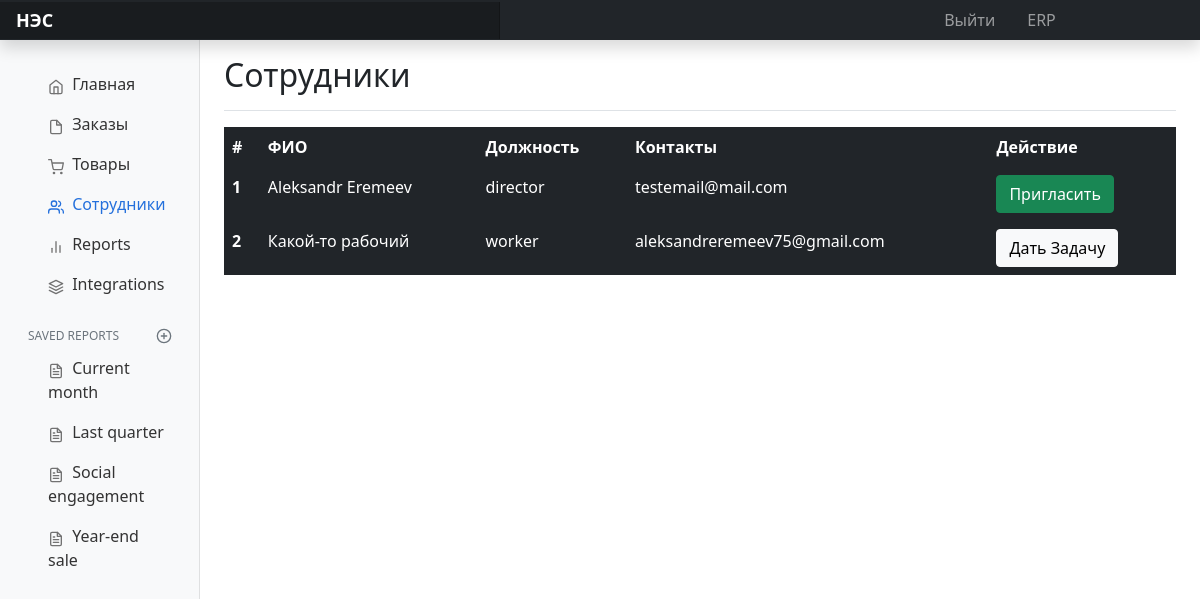
/customers/ (signed in), run on an earlier commit of the app's database.
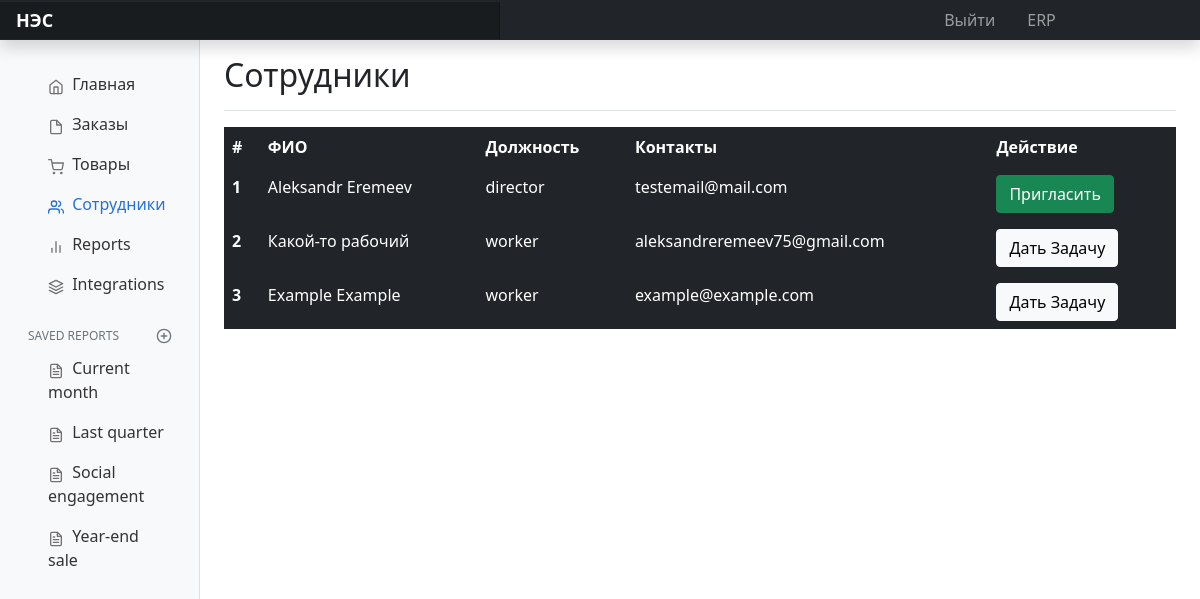
And on a later commit of the database.
### erp/models/CustomUser.py (models this page shows, shortened)
class CustomUser(AbstractBaseUser, PermissionsMixin):
    email = models.EmailField(unique=True)
    first_name = models.CharField(max_length=30)
    last_name = models.CharField(max_length=30)
    is_active = models.BooleanField(default=True)
    is_staff = models.BooleanField(default=False)
    factory = models.ForeignKey(Factory, on_delete=models.CASCADE, null=True, blank=True)
    ROLE_CHOICES = (
        ('director', 'Директор'),
        ('worker', 'Рабочий'),
    )
    role = models.CharField(max_length=20, choices=ROLE_CHOICES, default='worker')
    subordinates = models.ManyToManyField('self', symmetrical=False, blank=True)
    objects = CustomUserManager()
    USERNAME_FIELD = 'email'
    REQUIRED_FIELDS = ['first_name', 'last_name']
    def get_full_name(self):
        return f"{self.first_name} {self.last_name}"
    class Meta:
        permissions = (("can_view_custom_user", "Can view custom user"),)
        swappable = "AUTH_USER_MODEL"

### erp/views.py (the view)
# urls.py: path("customers/", views.customers, name='customers'),
def customers(request):
    user = request.user
    return render(request,'erp/erpCustomers.html',{'user': user})

### erp/templates/erp/erpCustomers.html (shortened to what this page needs)
{% extends 'base.html' %}
{% load static %}
{% block link %}
<link rel="stylesheet" href="{% static 'erp/css/nes_ani.css' %}">
<link rel="stylesheet" href="{% static 'erp/css/erpCustomers.css' %}">
<link rel="stylesheet" href="https://cdn.plot.ly/plotly-latest.min.css">
<link href="https://cdn.jsdelivr.net/npm/bootstrap@5.0.2/dist/css/bootstrap.min.css" rel="stylesheet">
{% endblock %}
{% block content %}
<main>
    <div class="container-fluid">
        <div class="row">
          <nav id="sidebarMenu" class="col-md-3 col-lg-2 d-md-block bg-light sidebar collapse">
            <div class="position-sticky pt-3">
              <ul class="nav flex-column">
                <li class="nav-item">
                  <a class="nav-link" aria-current="page" href="{% url 'erp' %}">
                    <span data-feather="home"></span>
                    Главная
                  </a>
                </li>
                <li class="nav-item">
                  <a class="nav-link" href="#">
                    <span data-feather="file"></span>
                    Заказы
                  </a>
                </li>
                <li class="nav-item">
                  <a class="nav-link" href="#">
                    <span data-feather="shopping-cart"></span>
                    Товары
                  </a>
                </li>
                <li class="nav-item">
                  <a class="nav-link active" href="{% url 'customers' %}">
                    <span data-feather="users"></span>
                    Сотрудники
                  </a>
                </li>
                <li class="nav-item">
                  <a class="nav-link" href="#">
                    <span data-feather="bar-chart-2"></span>
                    Reports
                  </a>
                </li>
                <li class="nav-item">
                  <a class="nav-link" href="#">
                    <span data-feather="layers"></span>
                    Integrations
                  </a>
                </li>
              </ul>
              <h6 class="sidebar-heading d-flex justify-content-between align-items-center px-3 mt-4 mb-1 text-muted">
                <span>Saved reports</span>
                <a class="link-secondary" href="#" aria-label="Add a new report">
                  <span data-feather="plus-circle"></span>
                </a>
              </h6>
              <ul class="nav flex-column mb-2">
                <li class="nav-item">
                  <a class="nav-link" href="#">
                    <span data-feather="file-text"></span>
                    Current month
                  </a>
                </li>
                <li class="nav-item">
                  <a class="nav-link" href="#">
                    <span data-feather="file-text"></span>
                    Last quarter
                  </a>
                </li>
                <li class="nav-item">
                  <a class="nav-link" href="#">
                    <span data-feather="file-text"></span>
                    Social engagement
                  </a>
                </li>
                <li class="nav-item">
                  <a class="nav-link" href="#">
                    <span data-feather="file-text"></span>
                    Year-end sale
                  </a>
                </li>
              </ul>
            </div>
          </nav>
          <main class="col-md-9 ms-sm-auto col-lg-10 px-md-4">
            <div class="d-flex justify-content-between flex-wrap flex-md-nowrap align-items-center pt-3 pb-2 mb-3 border-bottom">
              <h1 class="h2">Сотрудники</h1>
            </div>
            <div class="bd-example">
        <table class="table table-dark table-borderless">
          <thead>
          <tr>
            <th scope="col">#</th>
            <th scope="col">ФИО</th>
            <th scope="col">Должность</th>
            <th scope="col">Контакты</th>
            <th scope="col">Действие</th>
          </tr>
          </thead>
          <tbody>
          {% for subordinate in user.subordinates.all %}
              <tr>
                  <th scope="row">{{ forloop.counter }}</th>
                  <td>{{ subordinate.get_full_name }}</td>
                  <td>{{ subordinate.role }}</td>
                  <td>{{ subordinate.email }}</td>
                  <td>
                      {% if subordinate.role == 'director' %}
                          <button class="btn btn-success">Пригласить</button>
                      {% else %}
                         <button class="btn btn-light" onclick="toggleTaskForm('{{ forloop.counter }}', '{{ subordinate.get_full_name }}')">Дать Задачу</button>
            {% endif %}
                  </td>
              </tr>
          {% endfor %}
          </tbody>
        </table>
        </div>
          </main>
        </div>
      </div>
        </body>
{% endblock %}

### erp/templates/base.html (shortened to what this page needs)
{% load static %}
<!DOCTYPE html>
<html lang="en">
<head>
    <link rel="stylesheet" href="{% static 'erp/css/nes_ani.css' %}">
    <link rel="stylesheet" href="https://cdn.plot.ly/plotly-latest.min.css">
    <link href="https://cdn.jsdelivr.net/npm/bootstrap@5.0.2/dist/css/bootstrap.min.css" rel="stylesheet">
    {% block link %}{% endblock %}
</head>
<body>
{% if user.is_authenticated %}
    <header class="navbar navbar-dark sticky-top bg-dark p-0 shadow">
        <a class="navbar-brand col-12 col-lg-5 me-0 px-3 d-flex" href="{% url 'index' %}">
            <ul class="text hidden">
                <li>Н</li>
                <li class="spaced">Э</li>
                <li class="spaced">С</li>
            </ul>
        </a>
        <div class="col-12 col-lg-4 justify-content-center d-flex">
            <div class="navbar-nav">
                <a class="nav-link px-3" href="{% url 'logout' %}">Выйти</a>
            </div>
            <div class="navbar-nav">
                <a class="nav-link px-3" href="{% url 'erp' %}">ERP</a>
            </div>
        </div>
    </header>
 {% endif %}
{% block content %}{% endblock %}
</body>
</html>

### erp/static/erp/css/nes_ani.css (style rules this page uses)
header { background-color: #222; color: #fff; padding: 10px 0; position: fixed; top: 0; width: 100%; z-index: 999; }
nav a { text-decoration: none; color: #fff; margin-left: 20px; font-weight: bold; transition: color 0.3s; }
.text { font-size: 18px; cursor: pointer; padding-left: 0; top: 60%; list-style: none; border-bottom: 0; margin-bottom: 0; word-wrap: break-word; }
.text li { cursor: pointer; display: inline-block; float:left; font-weight: 700; font-size: 18px; color: #fff; opacity: 1; transition: all 1.0s ease-in-out; max-width: 2em; }
.text.hidden li.spaced { padding-left: 0; }
.text li.spaced { padding-left: 0.5em; }

### erp/static/erp/css/erpCustomers.css (style rules this page uses)
body { font-size: .875rem; }
.feather { width: 16px; height: 16px; vertical-align: text-bottom; }
.sidebar { position: fixed; top: 0; bottom: 0; left: 0; z-index: 100; padding: 48px 0 0; box-shadow: inset -1px 0 0 rgba(0, 0, 0, .1); }
.sidebar .nav-link { font-weight: 500; color: #333; }
.sidebar .nav-link .feather { margin-right: 4px; color: #727272; }
.sidebar .nav-link.active { color: #2470dc; }
.sidebar .nav-link:hover .feather, .sidebar .nav-link.active .feather { color: inherit; }
.sidebar-heading { font-size: .75rem; text-transform: uppercase; }
.navbar-brand { padding-top: .75rem; padding-bottom: .75rem; font-size: 1rem; background-color: rgba(0, 0, 0, .25); box-shadow: inset -1px 0 0 rgba(0, 0, 0, .25); }

What changed in the data, as far as the page shows it:
added CustomUser: get_full_name "Example Example", role "worker", email "example@example.com"
